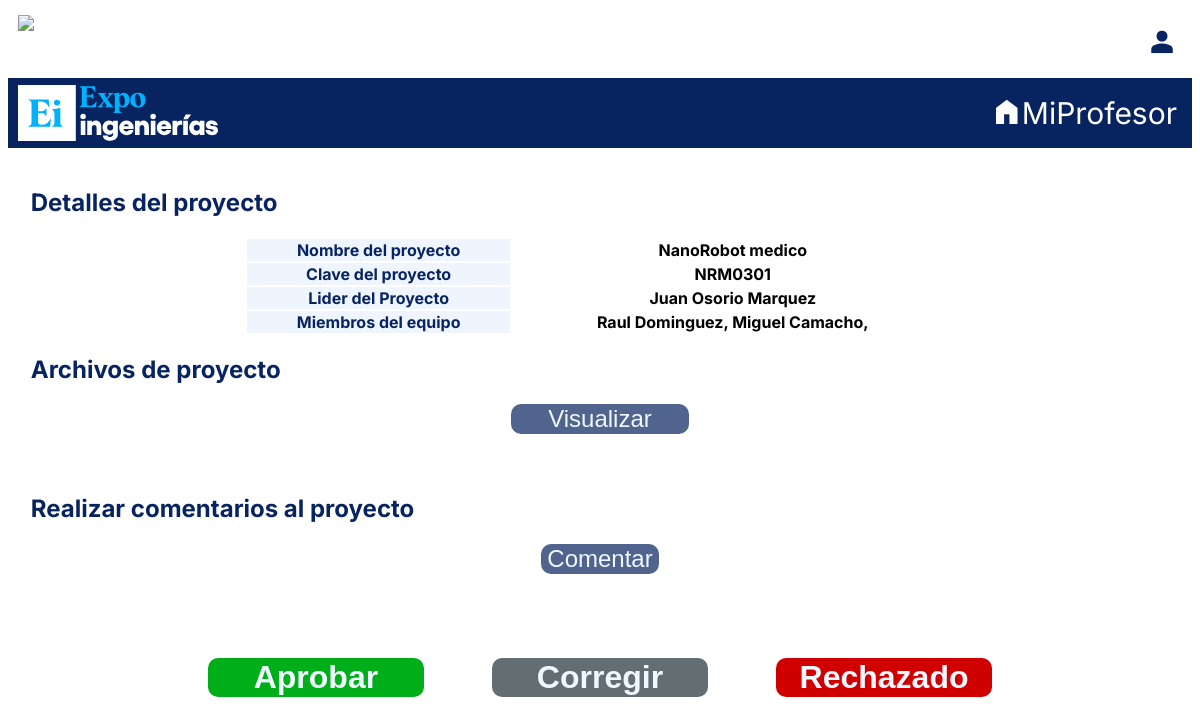
Page /inicioprof/vistaProf.php?id=NRM0301 on the committed database.
### tables this page shows
CREATE TABLE `proyecto` (
  `id_proyecto` VARCHAR(50),
  `nombre` VARCHAR(50),
  `lider` VARCHAR(50),
  `id_ufprof` VARCHAR(50),
  `id_categoria` VARCHAR(50),
  `id_edicion` INT,
  `linkArchivo` VARCHAR(150),
  `descripcion` VARCHAR (400),
  PRIMARY KEY (`id_proyecto`),
  FOREIGN KEY (`lider`) REFERENCES `estudiante`(`id_estudiante`) ON DELETE CASCADE,
  FOREIGN KEY (`id_edicion`) REFERENCES `edicion`(`id_edicion`) ON DELETE CASCADE,
  FOREIGN KEY (`id_categoria`) REFERENCES `categoria`(`id_categoria`) ON DELETE CASCADE,
  FOREIGN KEY (`id_ufprof`) REFERENCES `ufprof`(`id_ufprof`) ON DELETE CASCADE
);

CREATE TABLE `estudiante` (
  `id_estudiante` VARCHAR(10),
  `nombre` VARCHAR(50),
  `apellidoPaterno` VARCHAR(50),
  `apellidoMaterno` VARCHAR(50),
  `correo` VARCHAR(50),
  `contraseña` VARCHAR(50),
  PRIMARY KEY (`id_estudiante`)
);

### inicioprof/vistaProf.php (the view, shortened to what this page needs)
<?php
$id = null;
if (!empty($_GET['id'])) {
	$id = $_REQUEST['id'];
}
if ($id == null) {
	header("Location: indexProf.php");
} else {
	$pdo = Database::connect();
	$pdo->setAttribute(PDO::ATTR_ERRMODE, PDO::ERRMODE_EXCEPTION);
	$sql = "SELECT estudiante.nombre AS nombrelider,  estudiante.apellidoPaterno, estudiante.apellidoMaterno, proyecto.id_proyecto, proyecto.linkArchivo, proyecto.nombre, status.id_profesor  FROM proyecto,status, estudiante where proyecto.id_proyecto=status.id_proyecto AND proyecto.lider = estudiante.id_estudiante AND proyecto.id_proyecto=?";
	$q = $pdo->prepare($sql);
	$q->execute(array($id));
	$data = $q->fetch(PDO::FETCH_ASSOC);
	$idP = $data['id_proyecto'];
	$sql2 = 'SELECT  estudiante.nombre AS nom, estudiante.apellidoPaterno AS APM from estudiante, miembrosProyecto WHERE  estudiante.id_estudiante = miembrosProyecto.id_estudiante AND miembrosProyecto.id_proyecto="' . $idP . '"';
}
?>
<!DOCTYPE html>
<html lang="en">
<head>
	<link rel="stylesheet" href="css/dani.css">
</head>
<body>
	<navbar>
		<div id="navbarAzull">
			<img src="https://javier.rodriguez.org.mx/itesm/2014/tecnologico-de-monterrey-blue.png">
			<a href="readProf.php?id=<?php echo $data['id_profesor']; ?>"><span
					class="material-symbols-outlined">person</span></a>
		</div>
	</navbar>
	<navbar>
		<div id="navbarAzul">
			<img src="img/logo-expo.svg">
			<a href="indexProf.php?id=<?php echo $data['id_profesor']; ?>"><span
					class="material-symbols-outlined">home</span>MiProfesor</a>
		</div>
	</navbar>
	<br>
	<h2 style="color: #082460">
		&nbsp &nbsp Detalles del proyecto
	</h2>
	<center>
		<table width="60%" style=border:0;>
			<tr>
				<th class="titulotabla">
					Nombre del proyecto
				</th>
				<th><?php echo $data['nombre']; ?></th>
			</tr>
			<tr>
				<th class="titulotabla">
					Clave del proyecto
				</th>
				<th><?php echo $data['id_proyecto']; ?></th>
			</tr>
			<tr>
				<th class="titulotabla">
					Lider del Proyecto
				</th>
				<th><?php echo $data['nombrelider'] . " " . $data['apellidoPaterno'] . " " . $data['apellidoMaterno']; ?>
				</th>
			</tr>
			<tr>
				<th class="titulotabla">
					Miembros del equipo
				</th>
				<th>
					<?php
					foreach ($pdo->query($sql2) as $row) {
						echo $row['nom'] . " " . $row['APM'] . ', ';
					}
					?>
				</th>
			</tr>
		</table>
	</center>
	<h2 style="color: #082460">
		&nbsp &nbsp Archivos de proyecto
	</h2>
	<center>
		<div class="botonbordeV" style="width: 15%;"><button onclick="openWindow()" class="botonfinalV"
				id="botonfinalV">Visualizar</button></div>
	</center>
	<br>
	<br>
	<h2 style="color: #082460">
		&nbsp &nbsp Realizar comentarios al proyecto
	</h2>
	<center>
		<table>
			<th align="center" class="botonbordeV" style="width: 100%;"><a style="text-decoration:none"
					href="comentar.php?id=<?php echo $data['id_proyecto']; ?>">
					<button align="center" class="botonfinalV" id="botonfinalV">Comentar</button>
				</a></th>
		</table>
</body>
<br>
<br>
<br>
<br>
<center>
	<table>
		<tr>
			<th align="center" class="botonbordeA" style="width: 23.33%;">
				<form action="aprobar.php" method="post">
					<button class="botonfinalA" id="botonfinalA" type="submit"><strong>Aprobar</strong></button>
				</form>
			</th>
			<td style="width: 7%;"> </td>
			<th align="center" class="botonbordeC" style="width: 23.33%;">
				<form action="corregir.php" method="post">
					<button class="botonfinalC" id="botonfinalC" type="submit"><strong>Corregir</strong></button>
				</form>
			</th>
			<td style="width: 7%;"> </td>
			<th align="center" class="botonbordeR" style="width: 23.33%;"><a style="text-decoration:none"
					href="rechazar.php?id=<?php echo $data['id_proyecto']; ?>">
					<button align="center" class="botonfinalR" id="botonfinalR"><strong>Rechazado</strong></button>
				</a></th>
		</tr>
	</table>
</center>
<br>
</body>
</html>

### inicioprof/css/dani.css (style rules this page uses)
body { font-family: inter; }
#navbarAzull { background-color: #ffffff; height: 70px; display: flex; flex-wrap: wrap; justify-content: space-between; align-items: center; }
#navbarAzull img { height: 80%; margin-left: 10px; margin-right: 10px; }
#navbarAzull a { text-decoration: none; color: white; font-size: 30px; margin-right: 15px; }
#navbarAzull span { text-decoration: none; color: #082460; font-size: 30px; vertical-align: -3px; }
#navbarAzul { background-color: #082460; height: 70px; display: flex; flex-wrap: wrap; justify-content: space-between; align-items: center; }
#navbarAzul img { height: 80%; margin-left: 10px; margin-right: 10px; }
#navbarAzul a { text-decoration: none; color: white; font-size: 30px; margin-right: 15px; }
#navbarAzul span { text-decoration: none; color: white; font-size: 30px; vertical-align: -3px; }
.material-symbols-outlined { font-variation-settings: "FILL" 100, "wght" 1000, "GRAD" 100, "opsz" 155; }
.titulotabla { background-color: #eef5ff; color: #082460; margin: auto; padding: 0; border: 0; }
.botonbordeA { margin: auto; padding: 0; border-radius: 10px; border: 0; background-color: #00ae1a; }
.botonfinalA { background-color: Transparent; background-repeat: no-repeat; border: none; cursor: pointer; overflow: hidden; outline: none; color: aliceblue; font-size: 200%; }
.botonbordeC { margin: auto; padding: 0; border-radius: 10px; border: 0; background-color: #636e72; }
.botonfinalC { background-color: Transparent; background-repeat: no-repeat; border: none; cursor: pointer; overflow: hidden; outline: none; color: aliceblue; font-size: 200%; }
.botonbordeR { margin: auto; padding: 0; border-radius: 10px; border: 0; background-color: #d00000; }
.botonfinalR { background-color: Transparent; background-repeat: no-repeat; border: none; cursor: pointer; overflow: hidden; outline: none; color: aliceblue; font-size: 200%; text-decoration: none; }
.botonbordeV { padding: 0; border-radius: 10px; border: 0; background-color: #082460b4; display: flex; justify-content: center; }
.botonfinalV { background-color: Transparent; background-repeat: no-repeat; border: none; cursor: pointer; overflow: hidden; outline: none; color: aliceblue; font-size: 150%; }

### rows in the picture
proyecto: nombre "NanoRobot medico", id_proyecto "NRM0301", lider.nombre "Juan", lider.apellidoPaterno "Osorio", lider.apellidoMaterno "Marquez"
estudiante: nombre "Raul", apellidoPaterno "Dominguez"
estudiante: nombre "Miguel", apellidoPaterno "Camacho"
